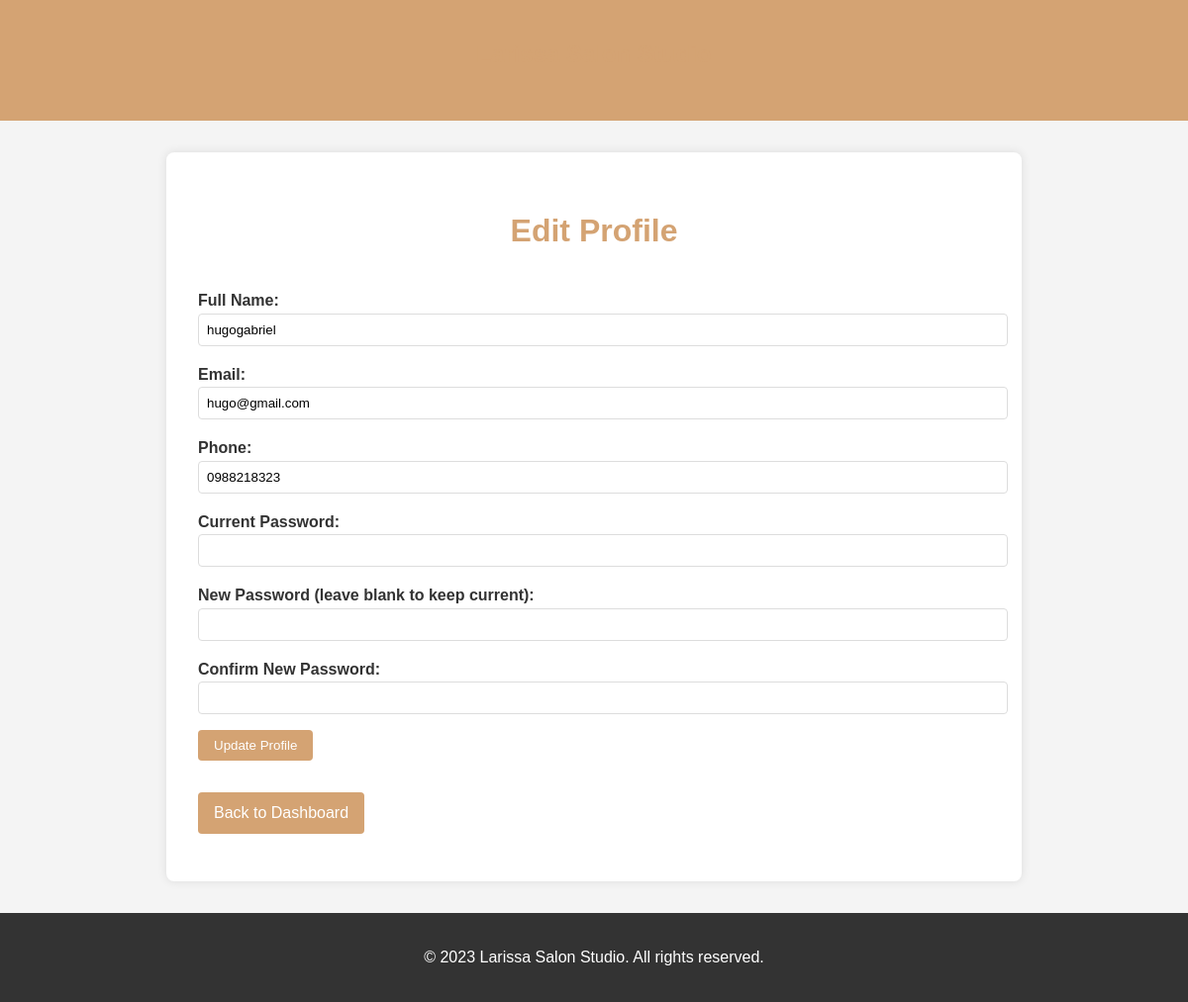
Screenshot of /edit-profile.php (signed in) with the database file from the repository.
### tables this page shows
CREATE TABLE `users` (
  `id` int(11) NOT NULL,
  `username` varchar(50) NOT NULL,
  `email` varchar(100) NOT NULL,
  `password` varchar(255) NOT NULL,
  `full_name` varchar(100) NOT NULL,
  `phone` varchar(20) NOT NULL,
  `created_at` timestamp NOT NULL DEFAULT current_timestamp(),
  `is_admin` tinyint(1) NOT NULL DEFAULT 0
);

### edit-profile.php (the view, shortened to what this page needs)
<?php
require_once 'config.php';
$user_id = $_SESSION['user_id'];
$stmt = $pdo->prepare("SELECT * FROM users WHERE id = ?");
$stmt->execute([$user_id]);
$user = $stmt->fetch(PDO::FETCH_ASSOC);
?>
<!DOCTYPE html>
<html lang="id">
<head>
    <link rel="stylesheet" href="https://cdnjs.cloudflare.com/ajax/libs/font-awesome/6.0.0-beta3/css/all.min.css">
</head>
<body>
    <nav class="navbar">
        <h1>Larissa Salon Studio</h1>
    </nav>
    <div class="container">
        <h1>Edit Profile</h1>
        <form action="" method="POST">
            <div>
                <label for="full_name">Full Name:</label>
                <input type="text" id="full_name" name="full_name" value="<?php echo htmlspecialchars($user['full_name']); ?>">
            </div>
            <div>
                <label for="email">Email:</label>
                <input type="email" id="email" name="email" value="<?php echo htmlspecialchars($user['email']); ?>">
            </div>
            <div>
                <label for="phone">Phone:</label>
                <input type="tel" id="phone" name="phone" value="<?php echo htmlspecialchars($user['phone']); ?>">
            </div>
            <div>
                <label for="current_password">Current Password:</label>
                <input type="password" id="current_password" name="current_password" required>
            </div>
            <div>
                <label for="new_password">New Password (leave blank to keep current):</label>
                <input type="password" id="new_password" name="new_password">
            </div>
            <div>
                <label for="confirm_password">Confirm New Password:</label>
                <input type="password" id="confirm_password" name="confirm_password">
            </div>
            <div>
                <button type="submit" class="btn">Update Profile</button>
            </div>
        </form>
        <p><a href="dashboard.php" class="btn" style="margin-top: 1rem;">Back to Dashboard</a></p>
    </div>
    <footer>
        <p>&copy; 2023 Larissa Salon Studio. All rights reserved.</p>
    </footer>
</body>
</html>

### edit-profile.php (style rules this page uses)
body { font-family: 'Arial', sans-serif; line-height: 1.6; color: #333; background-color: #f4f4f4; margin: 0; padding: 0; }
.navbar { background-color: #d4a373; color: white; padding: 1rem; text-align: center; }
.container { max-width: 800px; margin: 2rem auto; padding: 2rem; background-color: white; box-shadow: 0 0 10px rgba(0,0,0,0.1); border-radius: 8px; }
h1 { color: #d4a373; text-align: center; margin-bottom: 2rem; }
form { display: grid; gap: 1rem; }
label { font-weight: bold; }
input[type="text"], input[type="email"], input[type="tel"], input[type="password"] { width: 100%; padding: 0.5rem; border: 1px solid #ddd; border-radius: 4px; }
.btn { display: inline-block; padding: 0.5rem 1rem; background-color: #d4a373; color: white; text-decoration: none; border: none; border-radius: 4px; cursor: pointer; transition: background-color 0.3s ease; }
footer { background-color: #333; color: white; text-align: center; padding: 1rem; margin-top: 2rem; }

### rows the page displays
users: full_name "hugogabriel", email "hugo@gmail.com", phone "0988218323"
